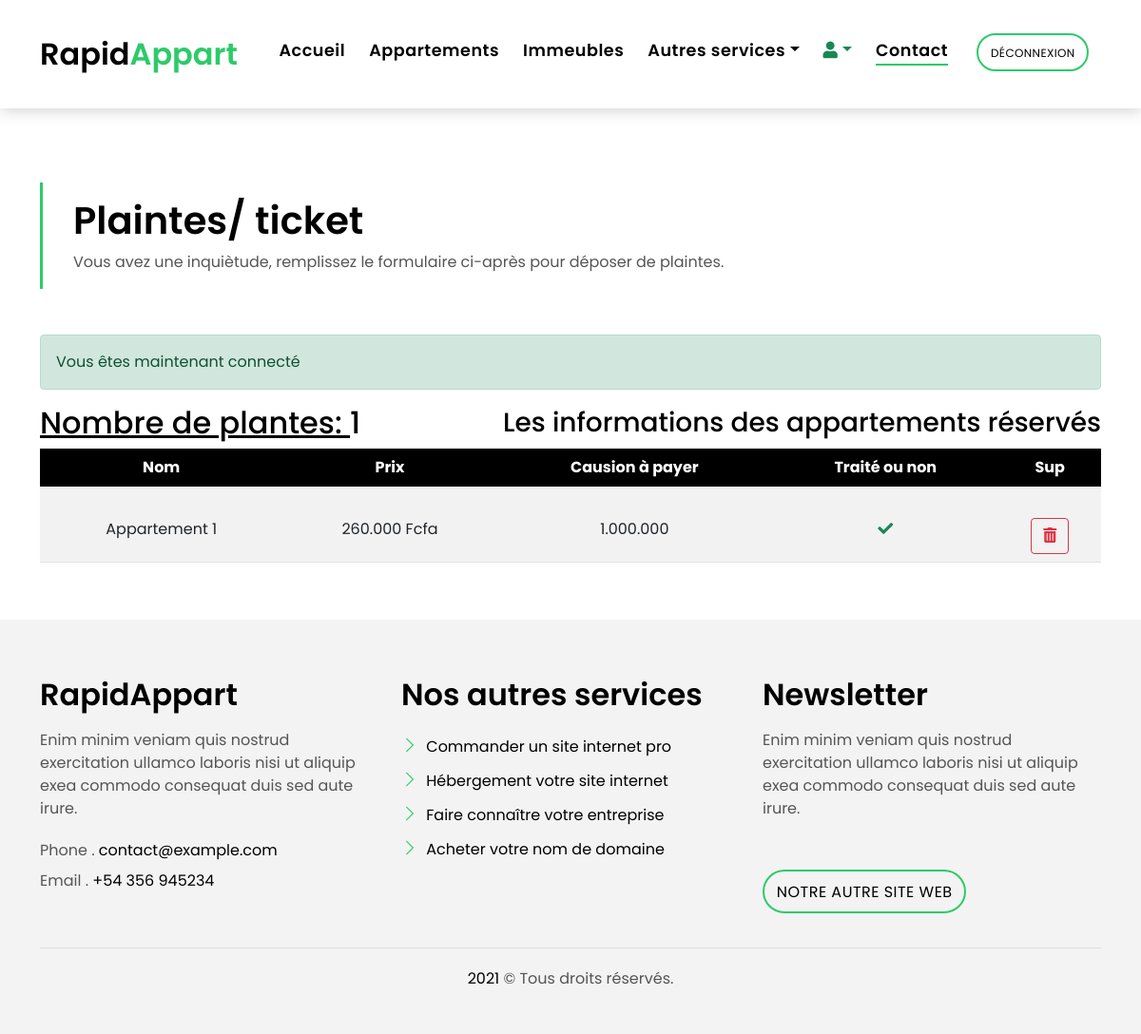
Page /les_reservations.php (signed in) on the earlier database version.
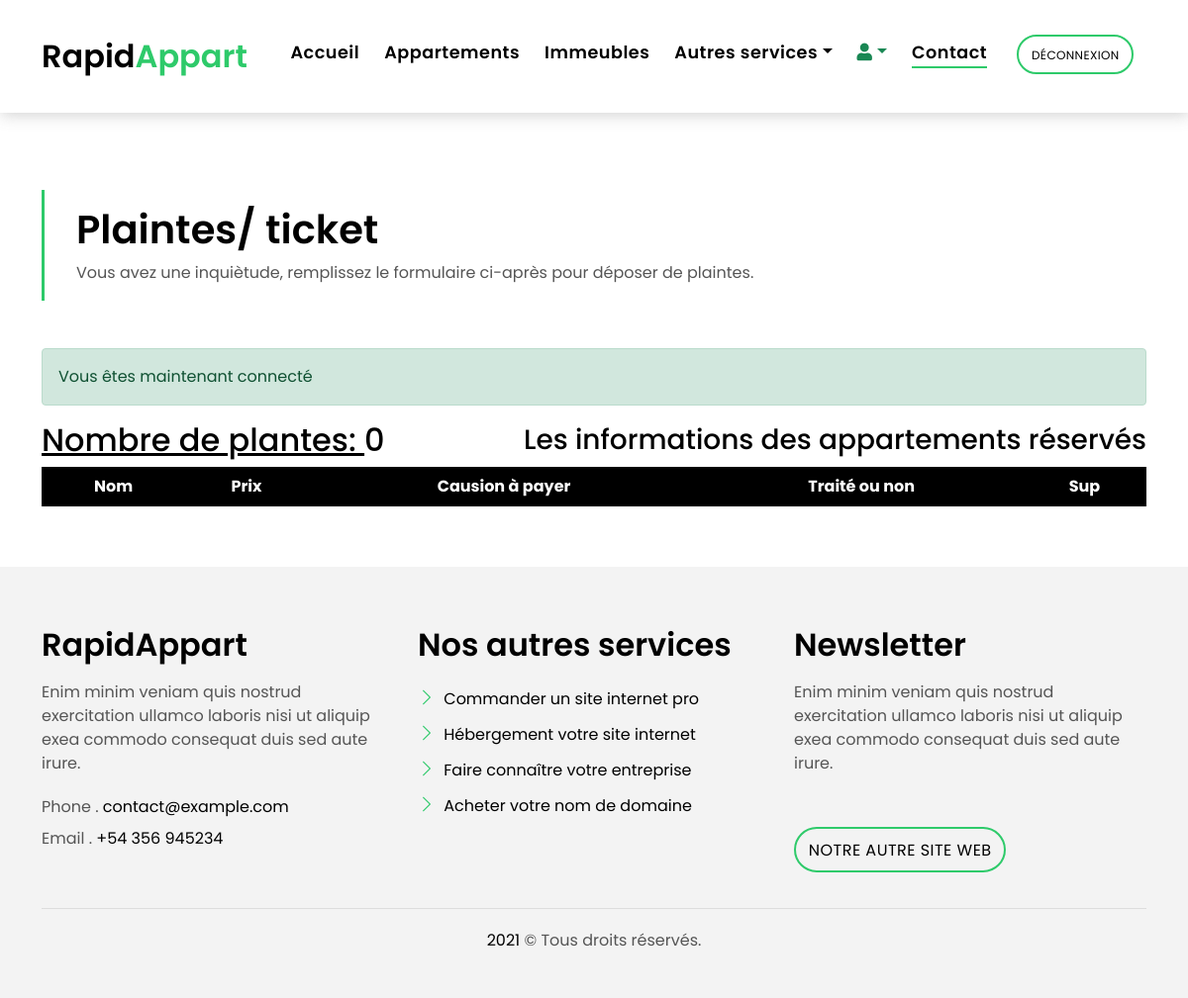
Same page on the later database version.
### tables this page shows
CREATE TABLE IF NOT EXISTS `reservation` (
  `id` int(11) NOT NULL AUTO_INCREMENT,
  `nom` varchar(255) NOT NULL,
  `prix` varchar(255) NOT NULL,
  `caution` varchar(255) NOT NULL,
  `emplacement` varchar(255) NOT NULL,
  `message` text NOT NULL,
  `utilisateur` varchar(255) DEFAULT NULL,
  `resoud` text,
  `id_user` varchar(255) DEFAULT NULL,
  PRIMARY KEY (`id`)
);

### les_reservations.php (the view, shortened to what this page needs)
<?php
      require 'inc/header.php';
  ?>
  <main id="main">
    <section class="intro-single">
      <div class="container">
        <div class="row">
          <div class="col-md-12 col-lg-8">
            <div class="title-single-box">
              <h1 class="title-single">Plaintes/ ticket</h1>
              <span class="color-text-a">Vous avez une inquiètude, remplissez le formulaire ci-après pour déposer de plaintes.</span>
            </div>
          </div>
        </div>
      </div>
    </section>
    <section class="contact">
      <div class="container">
            <?php if(isset($_SESSION['flash'])): ?>
                <?php foreach($_SESSION['flash'] as $type => $message): ?>
                    <div class="alert alert-<?= $type; ?>">
                        <?= $message ?>
                    </div>
                <?php endforeach; ?>
            <?php endif; ?>
        <?php
          $pdo = new PDO ('mysql:host=localhost;dbname=dashbord', 'root', '', [
          PDO::ATTR_DEFAULT_FETCH_MODE => PDO::FETCH_ASSOC,
          PDO::ATTR_ERRMODE => PDO::ERRMODE_EXCEPTION,
          PDO::MYSQL_ATTR_INIT_COMMAND => 'SET NAMES UTF8'
          ]);
          $id_user = $_SESSION['auth']->id_user;
          $reserve = $pdo->prepare("SELECT * FROM reservation WHERE id_user = $id_user");
          $reserve->execute();
          $reserves = $reserve->rowCount('id_user');
        ?>
        <div style="display:flex;justify-content:space-between;align-items:center;">
          <h2><u>Nombre de plantes: </u><?= $reserves ?></h2>
          <h3>Les informations des appartements réservés</h3>
        </div>
        <table class="table table-striped">
          <thead>
            <tr style="background: #000; color: #fff;">
              <th class="text-center">Nom</th>
              <th class="text-center">Prix</th>
              <th class="text-center">Causion à payer</th>
              <th class="text-center">Traité ou non</th>
              <th class="text-center">Sup</th>
            </tr>
          </thead>
          <tbody>
            <?php
            $pdo = new PDO ('mysql:host=localhost;dbname=dashbord', 'root', '', [
            PDO::ATTR_DEFAULT_FETCH_MODE => PDO::FETCH_ASSOC,
            PDO::ATTR_ERRMODE => PDO::ERRMODE_EXCEPTION,
            PDO::MYSQL_ATTR_INIT_COMMAND => 'SET NAMES UTF8'
            ]);
            $id_user = $_SESSION['auth']->id_user;
            $listes = $pdo->prepare("SELECT * FROM reservation WHERE id_user = $id_user");
            $listes->execute();
            foreach($listes as $liste):
            ?>
            <tr>
              <td class="text-center"><br><?= $liste['nom']; ?></td>
              <td class="text-center"><br><?= $liste['prix']; ?></td>
              <td class="text-center"><br><?= $liste['caution']; ?></td>
              <td class="text-center"><br><?= $liste['resoud']; ?></td>
              <td class="text-center"><br>
              <form action="code_reserve.php" method="post">
                <button type="submit" class="btn btn-outline-danger" onclick = "return confirm ('Vous êtes sûr le point de supprimer l\'appartement n° <?= $liste['id']; ?>. Êtes-vous sûr de cette action?')"><i class="fas fa-trash-alt"></i></button>
              </form>
              </td>
            </tr>
            <?php endforeach ?>
          </tbody>
        </table>
      </div>
    </section>
  </main>
<?php
    require 'inc/footer.php';
?>
</body>
</html>

Differences in the rows shown:
removed reservation: nom "Appartement 1", prix "260.000 Fcfa", caution "1.000.000"
Other differences:
$reserves: "1" → "0"
